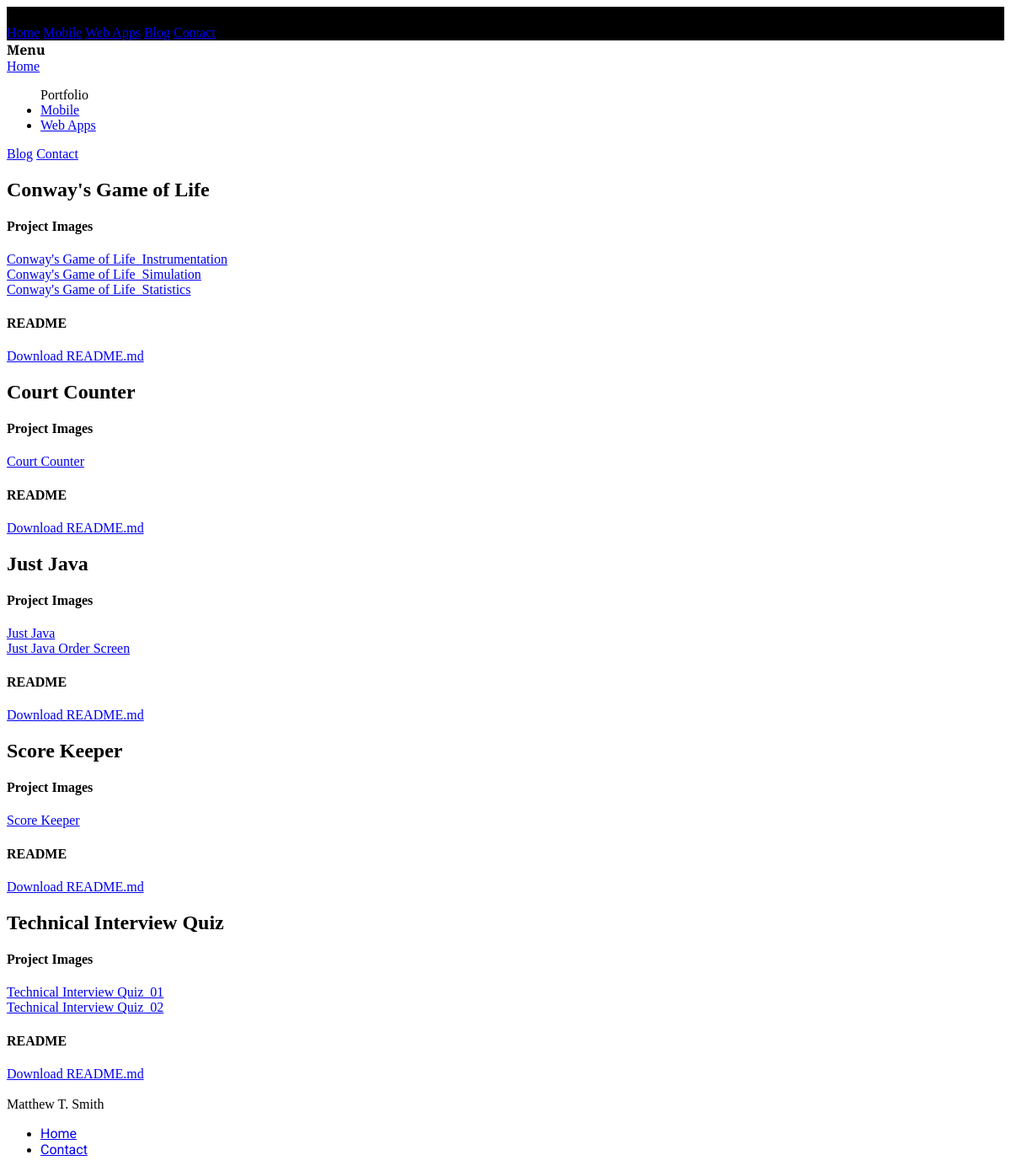
Screenshot of /portfolio/mobile with the database file from the repository.
### portfolio/models.py (models this page shows, shortened)
class Project(models.Model):
    name = models.CharField(max_length=64)
    category = models.CharField(max_length=20)
    platform = models.CharField(max_length=20, null=True)
    link = models.URLField(null=True)
    readme = models.FileField(upload_to='readmes', storage=gd_storage, null=True)
    stack = models.TextField()
    date = models.DateField(default="2018-05-07")

class Image(models.Model):
    name = models.CharField(max_length=64)
    category = models.CharField(max_length=20)
    img = models.ImageField(upload_to='images', storage=gd_storage)
    project = models.ForeignKey(
        'Project',
        on_delete=models.CASCADE
    )

### portfolio/views.py (the view)
# urls.py: path("portfolio/mobile", views.mobile, name="mobile"),
def mobile(request):
    context = {
        "projects": Project.objects.filter(category="mobile"),
        "images": Image.objects.filter(category="mobile")
    }
    return render(request, "portfolio/project.html", context)

### portfolio/templatetags/custom.py (called while the page is built)
@register.filter
def sub(list, id):
    return list.filter(project__id=id)

### portfolio/templates/portfolio/project.html (shortened to what this page needs)
{% extends "portfolio/base.html" %}
{% load custom %}
{% block body %}
  <div class="mdl-typography--text-center">
    {% for project in projects %}
      <h2>{{ project.name }}</h2>
      <h4>Project Images</h4>
      <div>
        {% for image in images|sub:project.id %}
          <a href="{{ image.img.url }}" target="_blank">{{ image.name }}</a>
          <br>
        {% endfor %}
      </div>
      <h4>README</h4>
      <div>
        <a href="{{ project.readme.url }}" target="_blank">Download README.md</a>
      </div>
    {% endfor %}
  </div>
  <br>
{% endblock %}

### portfolio/templates/portfolio/base.html (shortened to what this page needs)
<!DOCTYPE html>
{% load static %}
<html>
  <head>
    {% block statics %}
    <link rel="stylesheet" href="{% static 'portfolio/css/styles.css' %}">
    <link rel="stylesheet" href="https://code.getmdl.io/1.3.0/material.blue_grey-green.min.css">
    {% endblock %}
  </head>
  <body>
    <div class="mdl-layout__container">
      <div class="mdl-layout mdl-js-layout">
        <header id="header_background" class="mdl-layout__header">
          <div class="mdl-layout__header-row">
            <span id="title_name" class="mdl-layout-title"><strong>Matthew T. Smith</strong></span>
            <nav class="mdl-navigation">
              <a class="mdl-navigation__link" href="{% url 'index' %}">Home</a>
              <a class="mdl-navigation__link" href="{% url 'mobile' %}">Mobile</a>
              <a class="mdl-navigation__link" href="{% url 'apps' %}">Web Apps</a>
              <a class="mdl-navigation__link" href="{% url 'blog' %}">Blog</a>
              <a class="mdl-navigation__link" href="{% url 'contact' %}">Contact</a>
            </nav>
          </div>
        </header>
        <div class="mdl-layout__drawer">
          <span id="menu_name" class="mdl-layout-title"><strong>Menu</strong></span>
          <nav class="mdl-navigation">
            <a class="mdl-navigation__link" href="{% url 'index' %}">Home</a>
            <ul>Portfolio
              <li><a class="mdl-navigation__link" href="{% url 'mobile' %}">Mobile</a></li>
              <li><a class="mdl-navigation__link" href="{% url 'apps' %}">Web Apps</a></li>
            </ul>
            <a class="mdl-navigation__link" href="{% url 'blog' %}">Blog</a>
            <a class="mdl-navigation__link" href="{% url 'contact' %}">Contact</a>
          </nav>
        </div>
        <div class="mdl-layout__content">
          {% block body %}
          {% endblock %}
          <footer class="mdl-mini-footer">
            <div class="mdl-mini-footer__left-section">
              <div class="mdl-logo main">Matthew T. Smith</div>
              <ul class="mdl-mini-footer__link-list">
                <li><a class="sub" href="{% url 'index' %}">Home</a></li>
                <li><a class="sub" href="{% url 'contact' %}">Contact</a></li>
              </ul>
            </div>
          </footer>
        </div>
      </div>
    </div>
  </body>
</html>

### portfolio/static/portfolio/css/styles.css (style rules this page uses)
body { min-height: 100vh; }
#header_background { background-position: relative; background-repeat: no-repeat; background-size: cover; background-color: #000000 }
.main, #title_name, #menu_name { font-family: 'Cormorant Garamond', serif; }
.sub { font-family: 'Roboto', sans-serif; }

### rows the page displays
Project: name "Conway's Game of Life"
Image: name "Conway's Game of Life_Instrumentation"
Image: name "Conway's Game of Life_Simulation"
Image: name "Conway's Game of Life_Statistics"
Project: name "Court Counter"
Image: name "Court Counter"
Project: name "Just Java"
Image: name "Just Java"
Image: name "Just Java Order Screen"
Project: name "Score Keeper"
Image: name "Score Keeper"
Project: name "Technical Interview Quiz"
Image: name "Technical Interview Quiz_01"
Image: name "Technical Interview Quiz_02"
